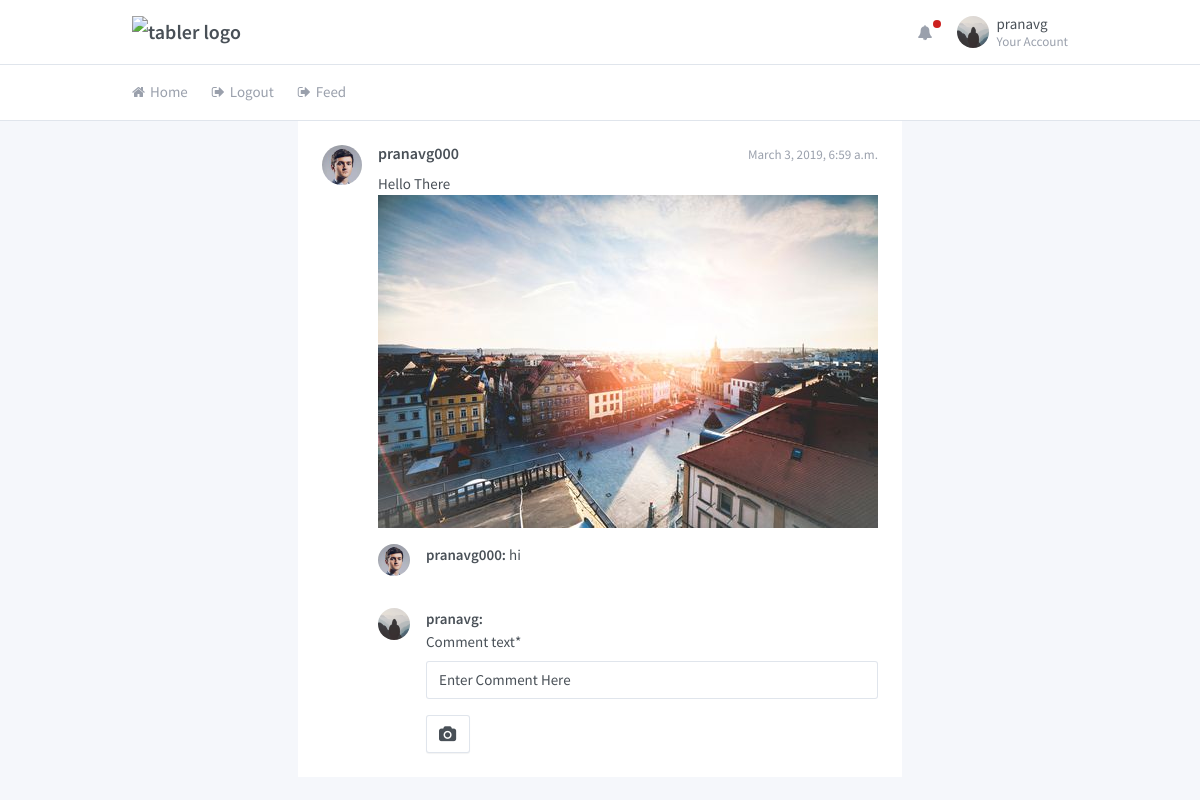
The page /feed/ (signed in) on the database its author committed.
### core/models.py (models this page shows, shortened)
class Profile(models.Model):
	user = models.OneToOneField(User, on_delete= models.CASCADE)
	profile_photo = models.FileField(default='default.jpg', upload_to='profile_photos')
	status_info = models.CharField(default="Enter status", max_length=1000)

class Following(models.Model):
	user = models.ForeignKey(User,on_delete = models.CASCADE,null=True)
	following_user = models.CharField(max_length=100,null=True)

class Post(models.Model):
	user = models.ForeignKey(User,on_delete = models.CASCADE,null=True)
	created_at = models.DateTimeField(auto_now_add=True)
	post_text = models.CharField(max_length=2000)
	post_picture = models.FileField(default="default.jpg",upload_to='post_picture')

class Comment(models.Model):
	post = models.ForeignKey(Post,on_delete = models.CASCADE)
	user = models.ForeignKey(User,on_delete = models.CASCADE,null=True)
	comment_text = models.CharField(default="Enter Comment Here",max_length=2000)

### core/views.py (the view)
# urls.py: path('feed/',user_views.feed,name="feed"),
def feed(request):
	post_all = Post.objects.order_by('created_at').reverse()
	comment_form = CreateComment()
	context = {
	'post_all' : post_all,
	'comment_form':comment_form,
	}
	return render(request,'core/feed.html',context)

### core/forms.py
class CreateComment(forms.ModelForm):
	class Meta:
		model = Comment
		fields = ['comment_text']

### core/templates/core/feed.html (shortened to what this page needs)
{%load staticfiles%}
{% load crispy_forms_tags %}
<!doctype html>
<html lang="en" dir="ltr">
  <head>
    <link rel="stylesheet" href="https://maxcdn.bootstrapcdn.com/font-awesome/4.7.0/css/font-awesome.min.css">
    <link href="{%static 'core/dashboard.css'%}" rel="stylesheet" />
  </head>
  <body class="">
    <div class="page">
      <div class="page-main">
        <div class="header py-4">
          <div class="container">
            <div class="d-flex">
              <a class="header-brand" href="./index.html">
                <img src="./demo/brand/tabler.svg" class="header-brand-img" alt="tabler logo">
              </a>
              <div class="d-flex order-lg-2 ml-auto">
                <div class="dropdown d-none d-md-flex">
                  <a class="nav-link icon" data-toggle="dropdown">
                    <i class="fa fa-bell"></i>
                    <span class="nav-unread"></span>
                  </a>
                </div>
                <div class="dropdown">
                  <a href="{%url 'profile' user.username%}" class="nav-link pr-0 leading-none" data-toggle="dropdown">
                    <span class="avatar" style="background-image: url({{user.profile.profile_photo.url}})"></span>
                    <span class="ml-2 d-none d-lg-block">
                      <span class="text-default">{{user.username}}</span>
                      <small class="text-muted d-block mt-1">Your Account</small>
                    </span>
                  </a>
                </div>
              </div>
            </div>
          </div>
        </div>
        <div class="header collapse d-lg-flex p-0" id="headerMenuCollapse">
          <div class="container">
            <div class="row align-items-center">
              <div class="col-lg order-lg-first">
                <ul class="nav nav-tabs border-0 flex-column flex-lg-row">
                  <li class="nav-item">
                    <a href="" class="nav-link"><i class="fa fa-home"></i> Home</a>
                  </li>
                  <li class="nav-item">
                    <a href="{%url 'logout'%}" class="nav-link"><i class="fa fa-sign-out"></i> Logout</a>
                  </li>
                  <li class="nav-item">
                    <a href="{%url 'feed'%}" class="nav-link"><i class="fa fa-sign-out"></i> Feed</a>
                  </li>
                </ul>
              </div>
            </div>
          </div>
        </div>
<ul class="list-group card-list-group align-items-center">
				{%for posts in post_all%}
					{%for x in user.following_set.all%}
						{%if x.following_user == posts.user.username%}
                    <li class="list-group-item py-5">
                      <div class="media">
                        <div class="media-object avatar avatar-md mr-4" style="background-image: url({{posts.user.profile.profile_photo.url}})"></div>
                        <div class="media-body">
                          <div class="media-heading">
                            <small class="float-right text-muted">{{posts.created_at}}</small>
                            <h5>{{posts.user.username}}</h5>
                          </div>
                          <div class="media-body">
                            {{posts.post_text}}
                          </div>
                          <div>
                            <img src="{{posts.post_picture.url}}" style="max-width: 500px">
                          </div>
                          <ul class="media-list">
                            {%for comment in posts.comment_set.all%}
                            <li class="media mt-4">
                              <div class="media-object avatar mr-4" style="background-image: url({{comment.user.profile.profile_photo.url}})"></div>
                              <div class="media-body">
                                <strong>{{comment.user.username}}: </strong>
                                {{comment.comment_text}}
                              </div>
                            </li>
                            {%endfor%}
                            <li class="media mt-4">
                              <div class="media-object avatar mr-4" style="background-image: url({{user.profile.profile_photo.url}})"></div>
                              <div class="media-body">
                                <strong>{{user.username}}: </strong>
                                <form action="{% url 'commentweb' posts.user.username posts.pk%}" method="POST">
                                  {{comment_form|crispy}}
                                      <button type="submit" class="btn btn-secondary">
                                        <i class="fa fa-camera"></i>
                                      </button>
                                </form>
                              </div>
                            </li>
                          </ul>
                        </div>
                      </div>
                    </li>
                    {%endif%}
                    {%endfor%}
                    {%endfor%}
                  </ul>

### rows shown on the page
Post: created_at "March 3, 2019, 6:59 a.m.", user.username "pranavg000", post_text "Hello There"
Following: user.profile.profile_photo (picture), post_picture (picture), profile.profile_photo (placeholder picture), comment_text "Enter Comment Here"
Comment: user.profile.profile_photo (picture), user.username "pranavg000", comment_text "hi"

### other values the page prints
{{ user.username }} "pranavg"
